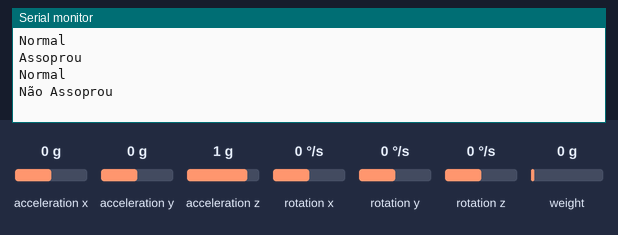
Recording of a sketch running on a simulated Arduino Uno, built with avr-gcc and run on an emulated ATmega328P. Shown: the last lines printed to the serial monitor. Wiring (inferred from the names in the program): MPU-6050 motion sensor at I2C address 0x68. The inputs (shaded band) are chosen by the test bench; at power-on: acceleration z 1 g, acceleration x 0 g, acceleration y 0 g, rotation x 0 °/s, rotation y 0 °/s, rotation z 0 °/s, weight on the scale 0 g.

Above: at 2.3 s.
2.4 s: acceleration z set to -1.4 g
At 3.4 s:
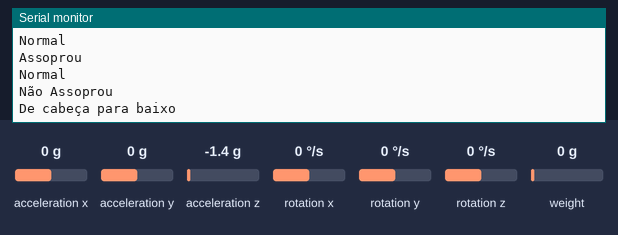
6.0 s: acceleration x set to -1.4 g
At 6.4 s:
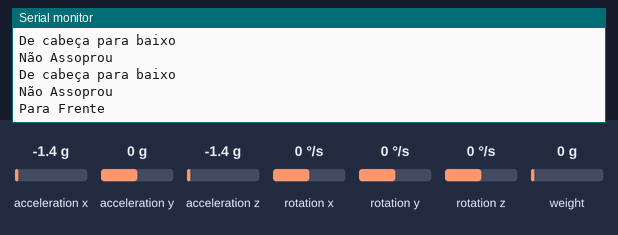
9.0 s: acceleration y set to -1.4 g
At 9.4 s:
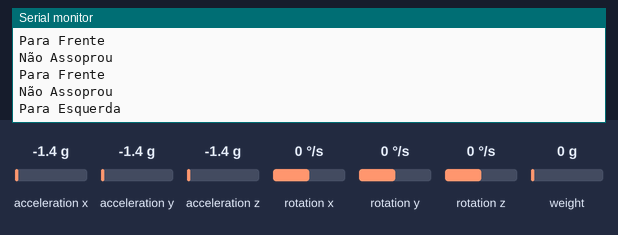
12.0 s: acceleration y set to 0.8 g
At 12.4 s:
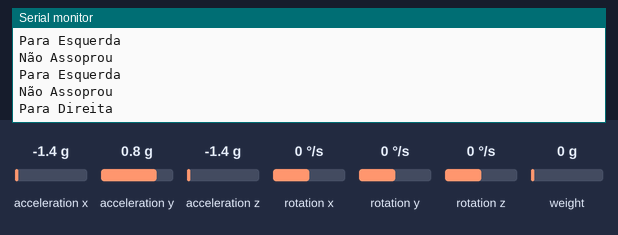

The sketch:

FolegoStick.ino
```cpp
//Programa:   FôlegoStick usando
//            acelerômetro MPU 6050
//            sensor de pressão HX711
//            arduino micro
//Autores:    Samuel Vitório e William Soares

//Adaptação dos códigos de:
//  Saulo Alexandre - Autocore Robotica;
//  Bodge - GitHub user.

#include "HX711.h"
#include<Wire.h>;

////////////////////////////////////////////////
//  Fiação do circuito do HX711               //
//  6 e 7 são pinos digitais do arduino       //
//  Scale é a Variavel de leitura das pressões//
//  Assim como a pastReading e reading        //
const int LOADCELL_DOUT_PIN = 7;
const int LOADCELL_SCK_PIN = 6;
HX711 scale;
long pastReading = (-200000), reading;

////////////////////////////////////////////////////
// Endereco I2C do MPU6050                        //
// Variaveis para armazenar valores dos sensores  //
// Up e down são valores para definir o giro do CI//
const int MPU=0x68;
int AcX,AcY,AcZ,up = 12000,down = (-12000);


void setup() {
  //Inicializa o sensor de pressão
  Serial.begin(57600);
  scale.begin(LOADCELL_DOUT_PIN, LOADCELL_SCK_PIN);

  //Inicializa o MPU
  Serial.begin(9600);
  Wire.begin();
  Wire.beginTransmission(MPU);
  Wire.write(0x6B);

  //Inicializa o acelerômetro
  Wire.write(0);
  Wire.endTransmission(true);
}

void loop() {
  Wire.beginTransmission(MPU);
  Wire.write(0x3B);
  Wire.endTransmission(false);

  //Solicita os dados do acelerômetro
  Wire.requestFrom(MPU,14,true);

  //Armazena o valor dos sensores nas variaveis correspondentes
  AcX=Wire.read()<<8|Wire.read();
  AcY=Wire.read()<<8|Wire.read();
  AcZ=Wire.read()<<8|Wire.read();

  //Teste de posições do CI para definir a direção
  if (AcZ > up) {
     Serial.println("Normal");
  } else if (AcY < down ){
     Serial.println("Para Esquerda");
  } else if (AcY > up){
     Serial.println("Para Direita");
  } else if (AcX < down){
     Serial.println("Para Frente");
  } else if (AcX > up){
     Serial.println("Para Tras");
  } else {
     Serial.println("De cabeça para baixo");
  }

  //Leitura da pressão
  if (scale.is_ready()) {
    reading = scale.read_average(5);
  } else {
    Serial.println("HX711 not found.");
  }
  if((pastReading - reading)< (-5000)){
    Serial.println("Assoprou");
  } else{
    Serial.println("Não Assoprou");
  }
  pastReading = reading;
  //Aguarda 1s antes de reiniciar o processo
  delay(1000);
}
```

Measured:
- after the input at 2.4 s, the serial monitor: prints a new line after 0.61 s (image 1)
- after the input at 6.0 s, the serial monitor: prints a new line at once (image 2)
- after the input at 9.0 s, the serial monitor: prints a new line at once (image 3)
- after the input at 12.0 s, the serial monitor: prints a new line at once (image 4)
